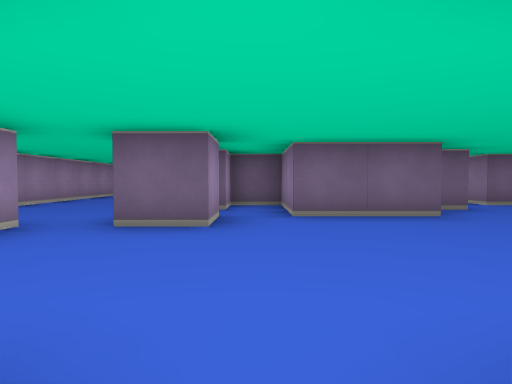
View 1 (above)

20 first-person views from a walk through a cub3D level. The camera is about half as high as the walls, tilts 2° down and sees 75° across. The floor is counted in squares. Each view is taken from the middle of a square. On the plan, view 1 faces up. The plan holds only what a view shows up to about 9 squares ahead; the rest is blank.

View 2
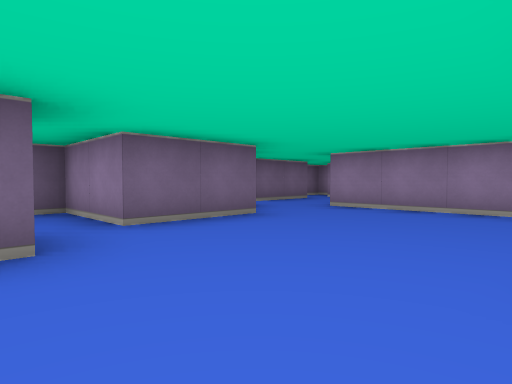

View 3
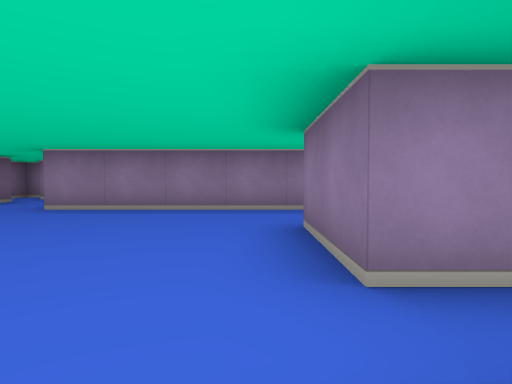

View 4
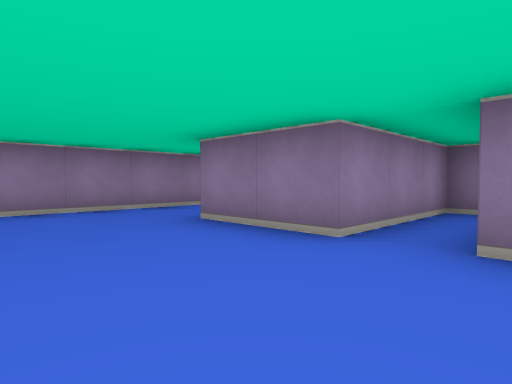

View 5
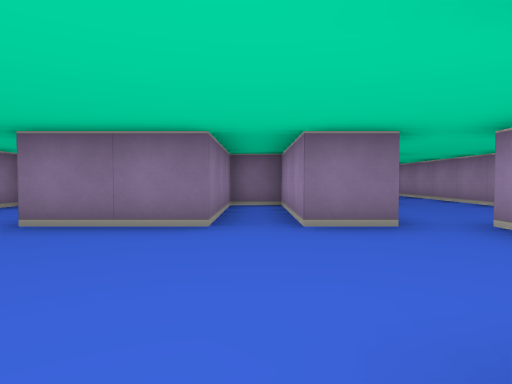

View 6
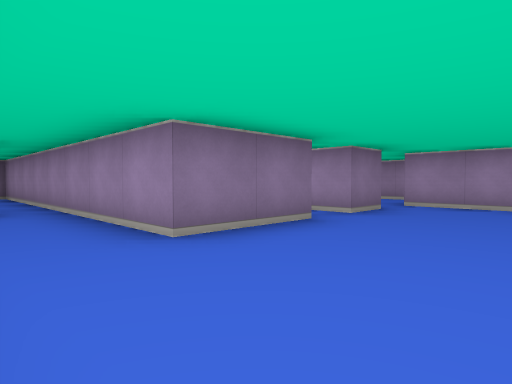

View 7
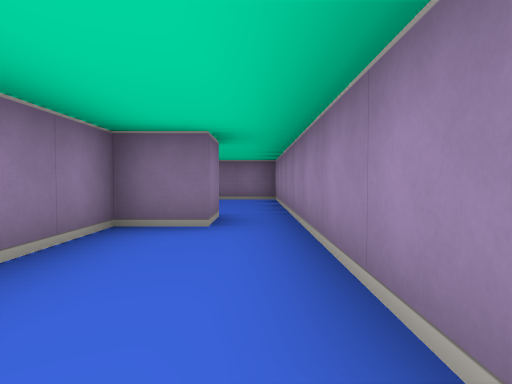

View 8
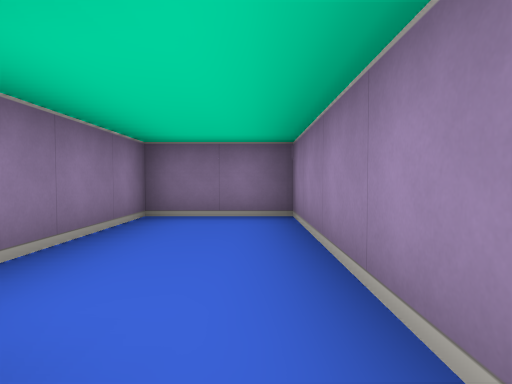

View 9
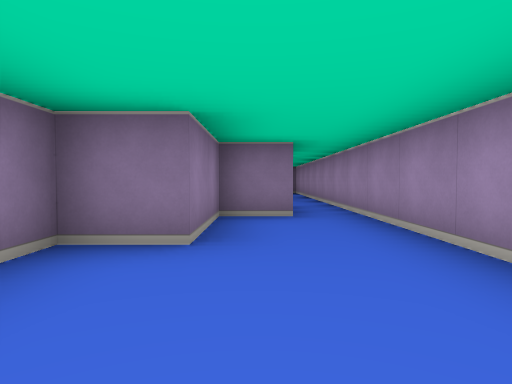

View 10
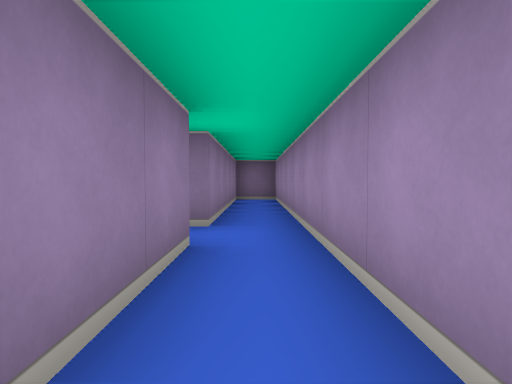

View 11
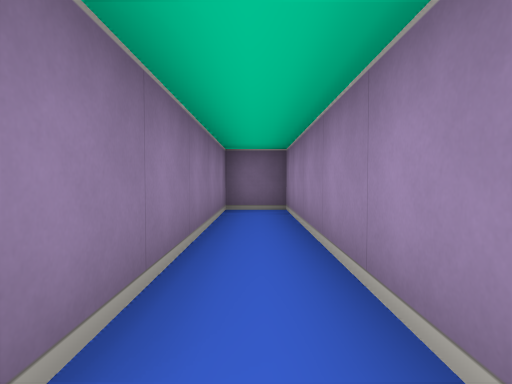

View 12
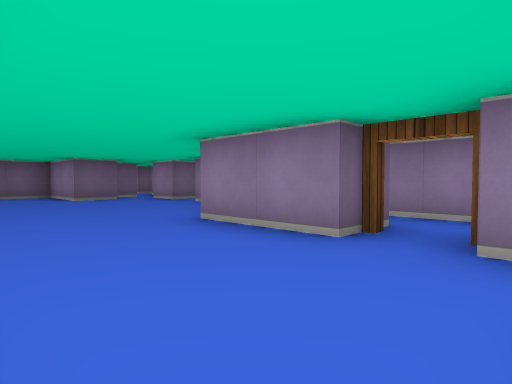

View 13
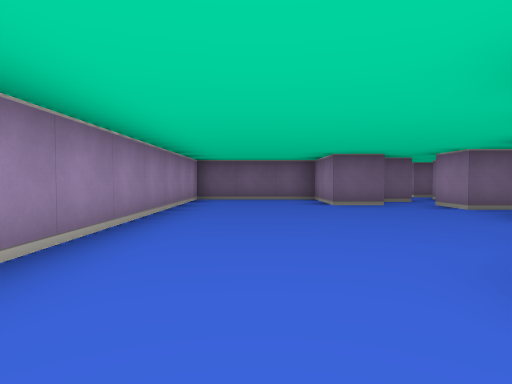

View 14
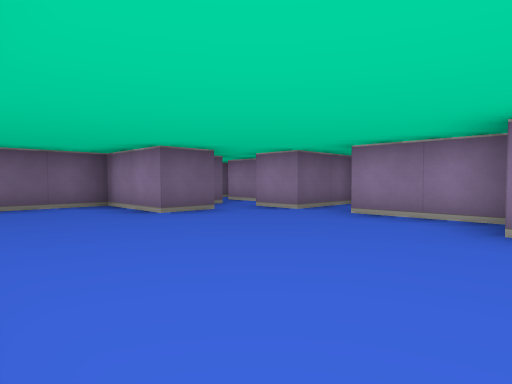

View 15
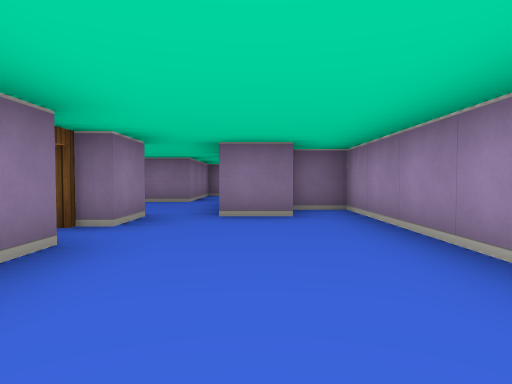

View 16
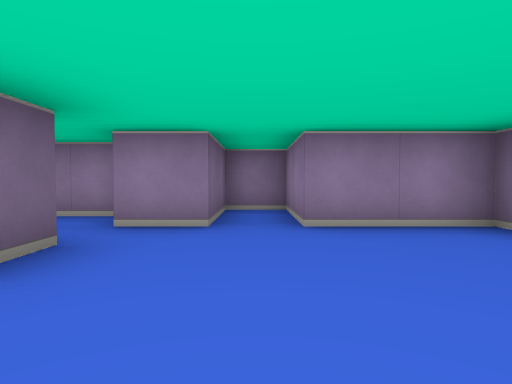

View 17
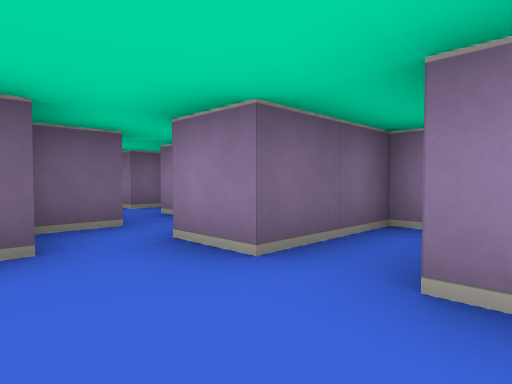

View 18
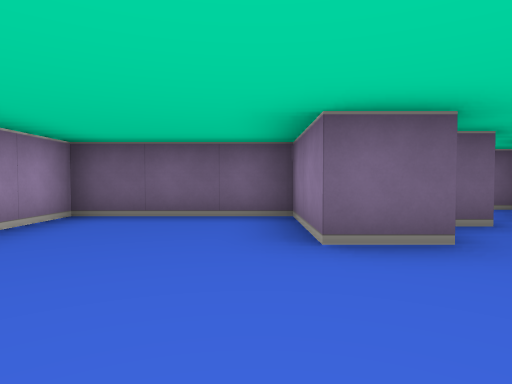

View 19
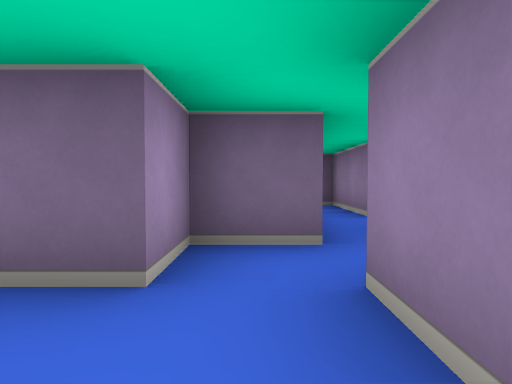

View 20
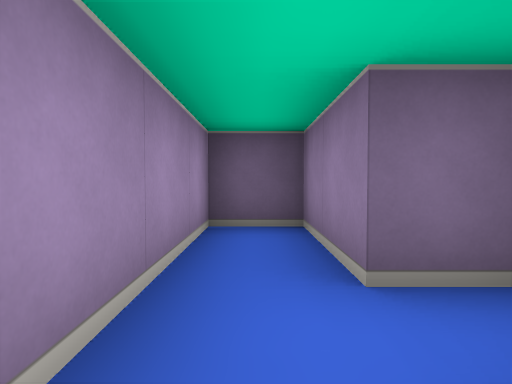

### Floor plan
Ten units are one square. View 1 is at (0, 0); x grows to the right and y downward. Boxes are objects, and circles mark ways between rooms. Rooms are numbered by the first view taken in them; rooms with no view inside come last. Other rooms are left out.
<svg viewBox="-50 -180 120 310">
<path fill="none" stroke="#000" d="M26 -45 5 -45 5 -65 -5 -65 -5 -55M-5 -45 -5 -35 -15 -35M-15 -5 -5 -5 -5 25 5 25 5 -5 25 -5 25 25M36 -55 30 -55M-25 -35 -25 -5M35 25 45 25 45 -45M65 -65 45 -65 45 -71M35 35 35 25M25 25 25 75 45 75 45 49M-45 2 -45 44M-35 45 -25 45 -25 25 -15 25 -15 -5M-35 65 -35 45M-45 44 -45 125 -35 125 -35 75M5 -84 5 -105 25 -105 25 -115 5 -115 5 -125M-15 -55 -15 -75M-5 -125 -15 -125 -15 -145 -45 -145 -45 -25 -35 -25M-15 -35 -15 -45M-35 -35 -25 -35M22 -155 15 -155 15 -175 5 -175 5 -146M6 -135 -5 -135 -5 -125M15 -129 15 -145"/>
<circle cx="30" cy="20" r="3" fill="#2a7"/>
<circle cx="-20" cy="0" r="3" fill="#2a7"/>
<circle cx="-10" cy="-50" r="3" fill="#2a7"/>
<circle cx="-20" cy="-40" r="3" fill="#2a7"/>
<circle cx="-40" cy="50" r="3" fill="#2a7"/>
<circle cx="0" cy="-120" r="3" fill="#2a7"/>
<text x="20" y="-20">1</text>
<text x="30" y="50">2</text>
<text x="-30" y="20">3</text>
<text x="-40" y="80">4</text>
<text x="-20" y="-90">5</text>
<text x="10" y="-150">6</text>
</svg>
Room 1 opens to room 2. Room 1 opens to room 3. Room 1 opens to room 5. Room 3 opens to room 4. Room 5 opens to room 6.

Where each view was taken, in squares from view 1:
view 1: 0 up, 0 right, facing up
view 2: 1 up, 1 left, facing up-right
view 3: 1 up, 1 left, facing right
view 4: 3 up, 1 left, facing down-right
view 5: 4 up, 0 right, facing down
view 6: 3 up, 4 right, facing down-left
view 7: 1 up, 3 right, facing down
view 8: 3 down, 3 right, facing down
view 9: 0 up, 3 left, facing down
view 10: 4 down, 4 left, facing down
view 11: 7 down, 4 left, facing down
view 12: 4 up, 4 left, facing up-right
view 13: 6 up, 3 left, facing up
view 14: 8 up, 4 left, facing up-right
view 15: 8 up, 3 left, facing down
view 16: 11 up, 3 left, facing right
view 17: 10 up, 1 left, facing up-right
view 18: 10 up, 2 left, facing up
view 19: 11 up, 0 right, facing up
view 20: 14 up, 1 right, facing up
